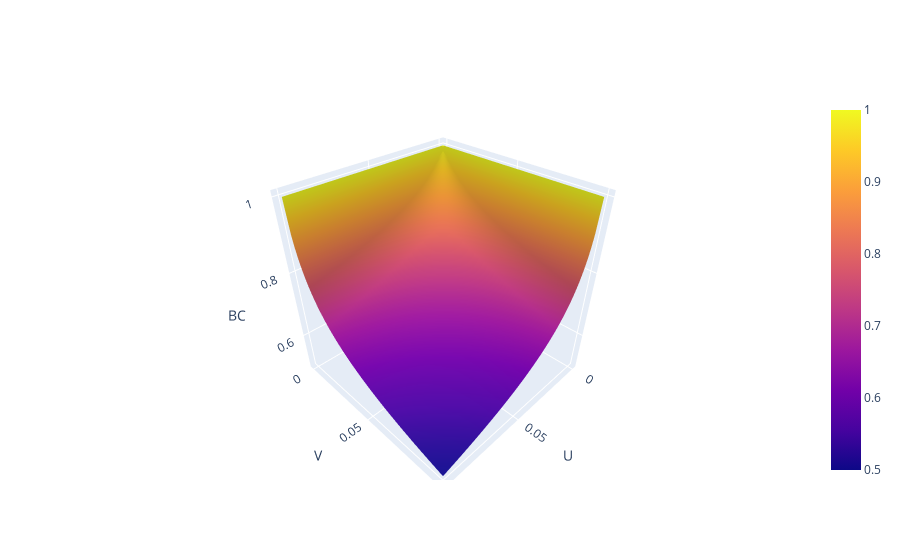

Notebook source saved alongside this figure:
### Code cell
#plot beveridge curve
u = np.linspace(0, 0.1, 100)
v = np.linspace(0, 0.1, 100)
delta = 0.1
gamma = 0.5

U, V = np.meshgrid(u, v)
Z = bev(U, V, delta, gamma)

fig = plt.figure() 
ax = fig.add_subplot(111, projection='3d')
ax.plot_surface(U, V, Z, cmap='viridis')
ax.set_xlabel('Unemployment rate')
ax.set_ylabel('Vacancy rate')
ax.set_zlabel('Beveridge curve')
plt.show()

# make plot interactive
import plotly.graph_objects as go
import numpy as np

u = np.linspace(0, 0.1, 100)
v = np.linspace(0, 0.1, 100)
delta = 0.1
gamma = 0.5

U, V = np.meshgrid(u, v)
Z = bev(U, V, delta, gamma)

fig = go.Figure(data=[go.Surface(z=Z, x=U, y=V)])
fig.update_layout(scene = dict(
                    xaxis_title='U',
                    yaxis_title='V',
                    zaxis_title='BC'))
fig.show()

### Figure 1 — Plotly figure (JSON) as saved in the notebook; plotly's stock layout.template omitted (floating-point values rounded to 4 significant figures; data arrays with more than 128 entries replaced by an {"elided": "..."} marker saying what was removed)
{"data": [{"type": "surface", "x": {"elided": "100x100 float values"}, "y": {"elided": "100x100 float values"}, "z": {"elided": "100x100 float values"}}], "layout": {"scene": {"xaxis": {"title": {"text": "U"}}, "yaxis": {"title": {"text": "V"}}, "zaxis": {"title": {"text": "BC"}}}}}
